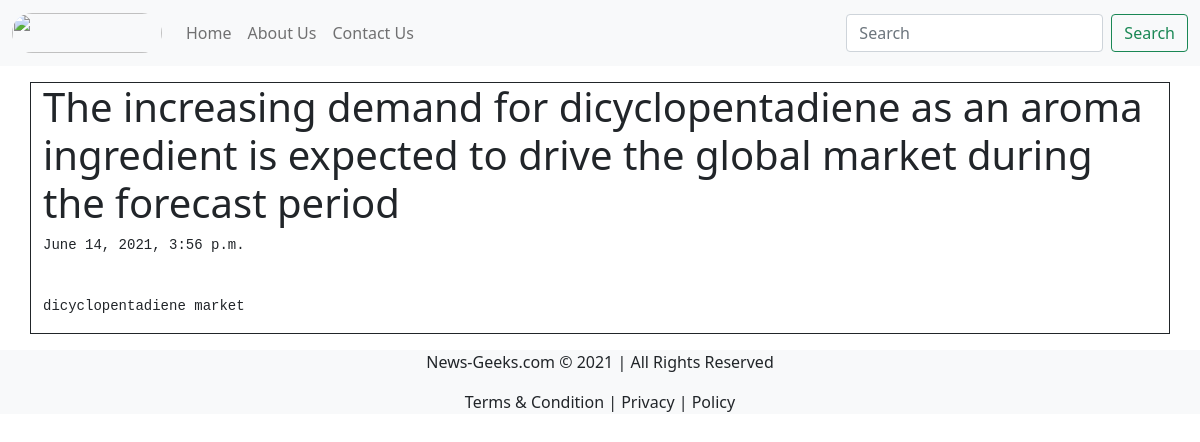
/blog/dicyclopentadiene-market, run on the app's committed database.
### blog/models.py (models this page shows, shortened)
class Post(models.Model):
    sno = models.AutoField(primary_key=True)
    title = models.CharField(max_length=300)
    category = models.CharField(max_length=200)
    slug = models.CharField(max_length=100)
    keyword = models.CharField(max_length=200)
    content = tinymce_models.HTMLField(max_length=5000)
    timestamp = models.DateTimeField(blank=True)

### blog/views.py (the view)
# urls.py: path('<str:slug>', views.blogPost, name="blogPost"),
def blogPost(request, slug):
    allPost = Post.objects.filter(slug=slug).first()
    context = {'allPost': allPost}
    return render(request, "blog/blogPost.html", context)

### templates/blog/blogPost.html (shortened to what this page needs)
{% extends 'base.html' %}
{% block body %}
<div class="container my-3 border border-dark text-left">
<h1>{{allPost.title}}</h1>
<pre>{{allPost.timestamp}}</pre> &nbsp; <pre>{{allPost.keyword}}</pre>
</div>
{% endblock %}

### data on the page
Post: title "The increasing demand for dicyclopentadiene as an aroma ingredient is expected to drive the global market during the forecast period", timestamp "June 14, 2021, 3:56 p.m.", keyword "dicyclopentadiene market"
